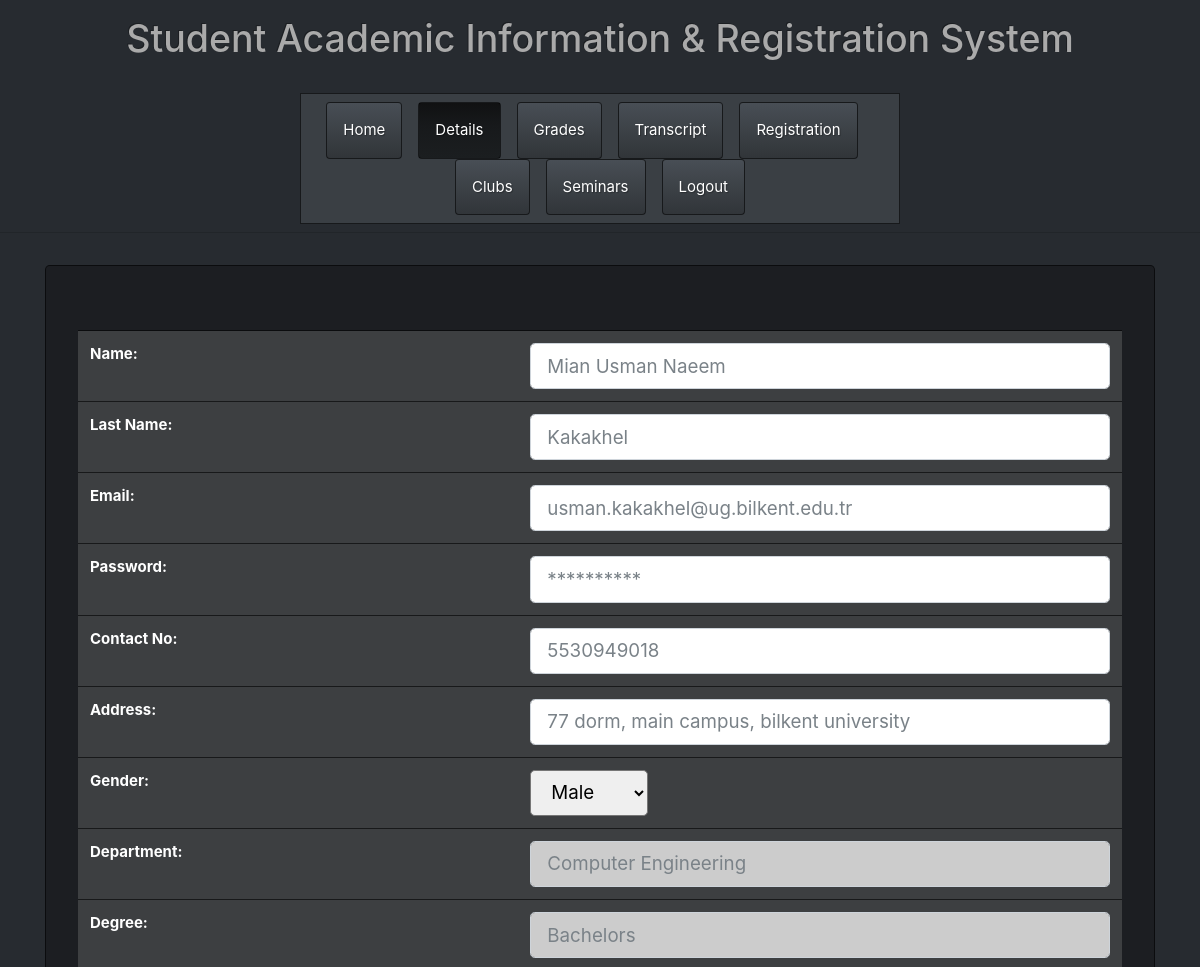
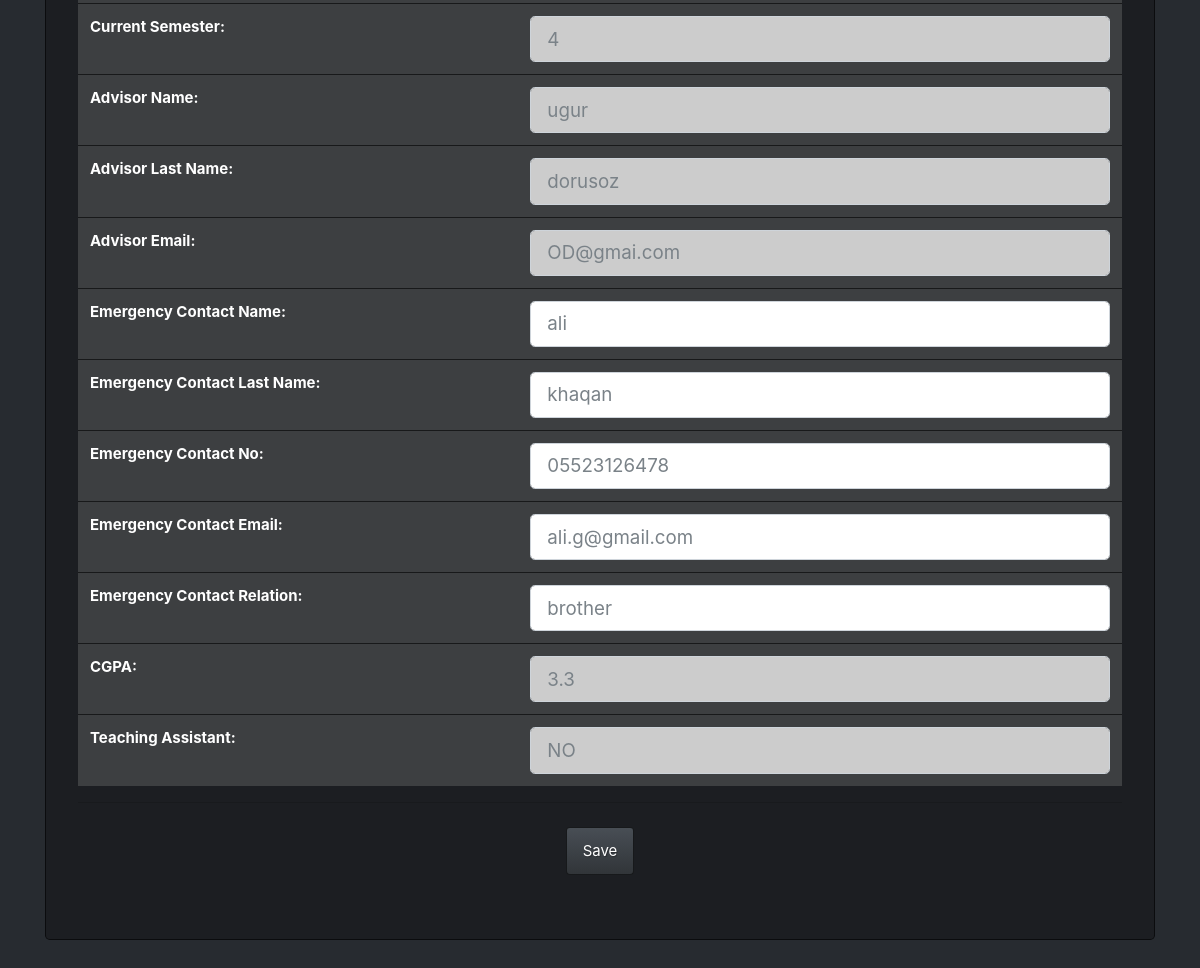
Screenshot of /html/Student/Details.php (signed in) with the database file from the repository (2 pictures, top to bottom).
### tables this page shows
CREATE TABLE `Person` (
  `person_ID` int(64) NOT NULL,
  `first_name` varchar(32) NOT NULL,
  `last_name` varchar(32) NOT NULL,
  `hash_password` varchar(32) NOT NULL,
  `login_status` enum('On','Off') DEFAULT NULL,
  `phone` varchar(32) DEFAULT NULL,
  `email` varchar(32) DEFAULT NULL,
  `gender` enum('Male','Female','Other') DEFAULT NULL,
  `address` varchar(64) DEFAULT NULL
);

CREATE TABLE `Dept_Person` (
  `name` varchar(64) NOT NULL,
  `person_ID` int(64) NOT NULL
);

CREATE TABLE `Student` (
  `student_ID` int(64) NOT NULL,
  `advisor_ID` int(64) DEFAULT NULL,
  `current_semester` int(11) DEFAULT NULL,
  `total_semesters` int(11) DEFAULT NULL,
  `rank` int(11) DEFAULT NULL,
  `degree` enum('Bachelors','Masters','PhD') DEFAULT NULL,
  `register_limit` int(11) DEFAULT NULL,
  `can_register` enum('Yes','No') DEFAULT NULL,
  `cgpa` double DEFAULT NULL
);

CREATE TABLE `Emergency_Contact` (
  `person_ID` int(64) DEFAULT NULL,
  `email` varchar(32) NOT NULL,
  `first_name` varchar(32) DEFAULT NULL,
  `last_name` varchar(32) DEFAULT NULL,
  `relation` varchar(32) DEFAULT NULL,
  `phone` varchar(32) DEFAULT NULL
);

### html/Student/Details.php (the view, shortened to what this page needs)
<?php
if (isset($_SESSION['person_ID'])){
  require "../../php/config.php";
  try {
    $connection = new PDO($dsn, $username, $password, $options);
    $id = $_SESSION['person_ID'];
    $sql = "SELECT Pe.first_name, Pe.last_name, Pe.email, Pe.gender, Pe.phone, st.degree, Pe.address, Pe.hash_password,
                   st.current_semester, st.cgpa, P.first_name as advisor_name, P.last_name as advisor_l_name,
                   P.email as advisor_email, EC.first_name as ec_name, EC.last_name as ec_l_name,
                   EC.email as ec_email, EC.phone as ec_contact, EC.relation as ec_relation, DP.name as department
            FROM ((Person as Pe inner join Student as st on Pe.person_ID = st.student_ID)),
                  ((Person as P inner join Instructor as ins on P.person_ID = ins.instructor_ID)),
                  ((Person as PP inner join Emergency_Contact as EC on PP.person_ID = EC.person_ID)),
                  ((Person as Pr inner join Dept_Person as DP on Pr.person_ID = DP.person_ID))
            WHERE
                  st.student_ID = $id and
                  st.advisor_ID = ins.instructor_ID and
                  EC.person_ID = $id and
                  DP.person_ID = $id;";
    $statement1 = $connection->prepare($sql);
    $statement1->execute();
    $result = $statement1->fetchAll()[0];
    $first_name = $result['first_name'];
    $last_name = $result['last_name'];
    $email = $result['email'];
    $phone = $result['phone'];
    $address = $result['address'];
    $gender = $result['gender'];
    $department = $result['department'];
    $degree = $result['degree'];
    $c_semester = $result['current_semester'];
    $advisor_name = $result['advisor_name'];
    $advisor_l_name = $result['advisor_l_name'];
    $advisor_email = $result['advisor_email'];
    $ec_name = $result['ec_name'];
    $ec_l_name = $result['ec_l_name'];
    $ec_contact = $result['ec_contact'];
    $ec_email = $result['ec_email'];
    $ec_relation = $result['ec_relation'];
    $cgpa = $result['cgpa'];
    $t_a = "NO";
  }catch(PDOException $error) {
    echo $sql . "<br>" . $error->getMessage();
  }
}else{
  header("Location: http://localhost/html/Login/Login_as_Student.php");
    exit();
}
?>
<!DOCTYPE html>
<html lang="en">
  <head>
    <link href="../../css/bootstrap.min.css" rel="stylesheet" />
    <link rel="stylesheet" href="../../css/style.css" />
    <link rel="stylesheet" href="https://use.fontawesome.com/releases/v5.7.0/css/all.css">
  </head>
  <body>
    <h1 class='text-center pb-4 pt-3'>Student Academic Information & Registration System</h1>
    <nav class="navbar sticky-top justify-content-center navbar-expand-lg navbar-dark bg-primary pt-2 pb-2 mx-auto" style="width: 50%;">
      <ul class="nav justify-content-center nav-pills ">
        <li class="nav-item pr-3">
          <a class="nav-link" href="Home.php">Home</a>
        </li>
        <li class="nav-item pr-3">
          <a class="nav-link active" href="Details.php">Details</a>
        </li>
        <li class="nav-item pr-3">
          <a class="nav-link" href="Grades.php">Grades</a>
        </li>
        <li class="nav-item pr-3">
          <a class="nav-link" href="Transcript.php">Transcript</a>
        </li>
        <li class="nav-item pr-3">
          <a class="nav-link" href="Registration.php">Registration</a>
        </li>
        <li class="nav-item pr-3">
          <a class="nav-link" href="Clubs.php">Clubs</a>
        </li>
        <li class="nav-item pr-3">
          <a class="nav-link" href="Seminars.php">Seminars</a>
        </li>
        <li class="nav-item">
          <a class="nav-link" href="../../php/logout.inc.php">Logout</a>
        </li>
      </ul>
    </nav>
    <div class="dropdown-divider pt-4"></div>
    <div class="container">
      <div class="jumbotron">
      <form method="post" action="">
          <table class="table table-hovertext-center">
            <tbody>
              <tr class="table-active">
                <th>Name:</th>
                <th><input type="text" class="form-control form-control-lg" placeholder="<?php echo $first_name; ?>" name="first_name"></th>
              </tr>
              <tr class="table-active">
                <th>Last Name:</th>
                <th><input type="text" class="form-control form-control-lg" placeholder="<?php echo $last_name; ?>" name="last_name"></th>
              </tr>
              <tr class="table-active">
                <th>Email:</th>
                <th><input type="email" class="form-control form-control-lg" placeholder="<?php echo $email; ?>" name="email"></th>
              </tr>
              <tr class="table-active">
                <th>Password:</th>
                <th><input type="password" class="form-control form-control-lg" placeholder="**********" name="password"></th>
              </tr>
              <tr class="table-active">
                <th>Contact No:</th>
                <th><input type="text" class="form-control form-control-lg" placeholder="<?php echo $phone; ?>" name="phone"></th>
              </tr>
              <tr class="table-active">
                <th>Address:</th>
                <th><input type="text" class="form-control form-control-lg" placeholder="<?php echo $address; ?>" name="address"></th>
              </tr>
              <tr class="table-active">
                <th>Gender:</th>
                <th><select class="form-control-lg" name="gender">
                  <option selected=""><?php echo $gender; ?></option>
                </select></th>
              </tr>
              <tr class="table-active">
                <th>Department:</th>
                <th><input type="text" class="form-control form-control-lg" placeholder="<?php echo $department; ?>" name="department" readonly=""></th>
              </tr>
              <tr class="table-active">
                <th>Degree:</th>
                <th><input type="text" class="form-control form-control-lg" placeholder="<?php echo $degree; ?>" name="degree" readonly=""></th>
              </tr>
              <tr class="table-active">
                <th>Current Semester:</th>
                <th><input type="text" class="form-control form-control-lg" placeholder="<?php echo $c_semester; ?>" name="c_semester" readonly=""></th>
              </tr>
              <tr class="table-active">
                <th>Advisor Name:</th>
                <th><input type="text" class="form-control form-control-lg" placeholder="<?php echo $advisor_name; ?>" name="advisor_name" readonly=""></th>
              </tr>
              <tr class="table-active">
                <th>Advisor Last Name:</th>
                <th><input type="text" class="form-control form-control-lg" placeholder="<?php echo $advisor_l_name; ?>" name="advisor_l_name" readonly=""></th>
              </tr>
              <tr class="table-active">
                <th>Advisor Email:</th>
                <th><input type="text" class="form-control form-control-lg" placeholder="<?php echo $advisor_email; ?>" name="advisor_email" readonly=""></th>
              </tr>
              <tr class="table-active">
                <th>Emergency Contact Name:</th>
                <th><input type="text" class="form-control form-control-lg" placeholder="<?php echo $ec_name; ?>" name="ec_name"></th>
              </tr>
              <tr class="table-active">
                <th>Emergency Contact Last Name:</th>
                <th><input type="text" class="form-control form-control-lg" placeholder="<?php echo $ec_l_name; ?>" name="ec_l_name"></th>
              </tr>
              <tr class="table-active">
                <th>Emergency Contact No:</th>
                <th><input type="text" class="form-control form-control-lg" placeholder="<?php echo $ec_contact; ?>" name="ec_contact"></th>
              </tr>
              <tr class="table-active">
                <th>Emergency Contact Email:</th>
                <th><input type="email" class="form-control form-control-lg" placeholder="<?php echo $ec_email; ?>" name="ec_email"></th>
              </tr>
              <tr class="table-active">
                <th>Emergency Contact Relation:</th>
                <th><input type="text" class="form-control form-control-lg" placeholder="<?php echo $ec_relation; ?>" name="ec_relation"></th>
              </tr>
              <tr class="table-active">
                <th>CGPA:</th>
                <th><input type="text" class="form-control form-control-lg" placeholder="<?php echo $cgpa; ?>" name="cgpa" readonly=""></th>
              </tr>
              <tr class="table-active">
                <th>Teaching Assistant:</th>
                <th><input type="text" class="form-control form-control-lg" placeholder="<?php echo $t_a; ?>" name="t_a" readonly=""></th>
              </tr>
            </tbody>
          </table>
          <div class="dropdown-divider pt-3"></div>
          <div class="container text-center">
            <input type="submit" class="btn btn-primary" name="save" role="button" value="Save">
          </div>
        </form>
      </div>
    </div>
  </body>
</html>

### rows the page displays
person: first_name "Mian Usman Naeem", last_name "Kakakhel", email "usman.kakakhel@ug.bilkent.edu.tr", phone "5530949018", address "77 dorm, main campus, bilkent university", gender "Male", department "Computer Engineering", degree "Bachelors", c_semester "4", advisor_name "ugur", advisor_l_name "dorusoz", advisor_email "OD@gmai.com", ec_name "ali", ec_l_name "khaqan", ec_contact "05523126478", ec_email "ali.g@gmail.com", ec_relation "brother", cgpa "3.3"
